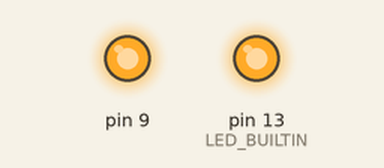
Recording of a sketch running on a simulated Arduino Uno, built with avr-gcc and run on an emulated ATmega328P. Shown: output pins drawn as LEDs (lit = HIGH). What the sketch prints to the serial monitor is not drawn.

Above: at 1.5 s.
At 4.5 s:
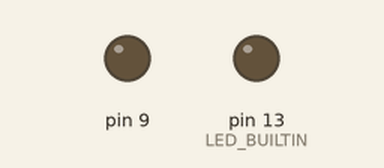
Timing chart, 0 to 7.8 s (numbered marks = the images above):
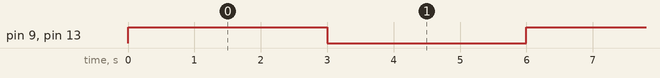

The sketch:

1_relay_timer.ino
```cpp
/******************************************************************************************
 * FileName     : relay_ONOFF
 * Description  : 릴레이와 아두이노를 사용하여 ON,OFF제어 해보기
 * Author       : 윤승열
 * Created Date : 2022.10.18
 * Reference    :
 * Modified     : 보드매니저에서 아두이노로 설정한다.
******************************************************************************************/

void setup() {
  pinMode(9, OUTPUT);            // 핀 모드 설정
  pinMode(LED_BUILTIN, OUTPUT);
  Serial.begin(115200);
}


void loop() {
 digitalWrite(9, HIGH);          // 릴레이 켜기
 digitalWrite(LED_BUILTIN, HIGH); // LED ON
 Serial.println("릴레이ON");
 delay(3000);                     // 3초 후
 digitalWrite(9, LOW);           // 릴레이 끄기
 digitalWrite(LED_BUILTIN, LOW);       // LED OFF
 Serial.println("릴레이OFF");
 delay(3000);                     // 3초 후
    }
//=========================================================================================
//
// (주)한국공학기술연구원 http://et.ketri.re.kr
//
//=========================================================================================
```

Measured:
- by itself, pin 9, pin 13 (LED_BUILTIN): alternates HIGH for 3.0 s and LOW for 3.0 s
